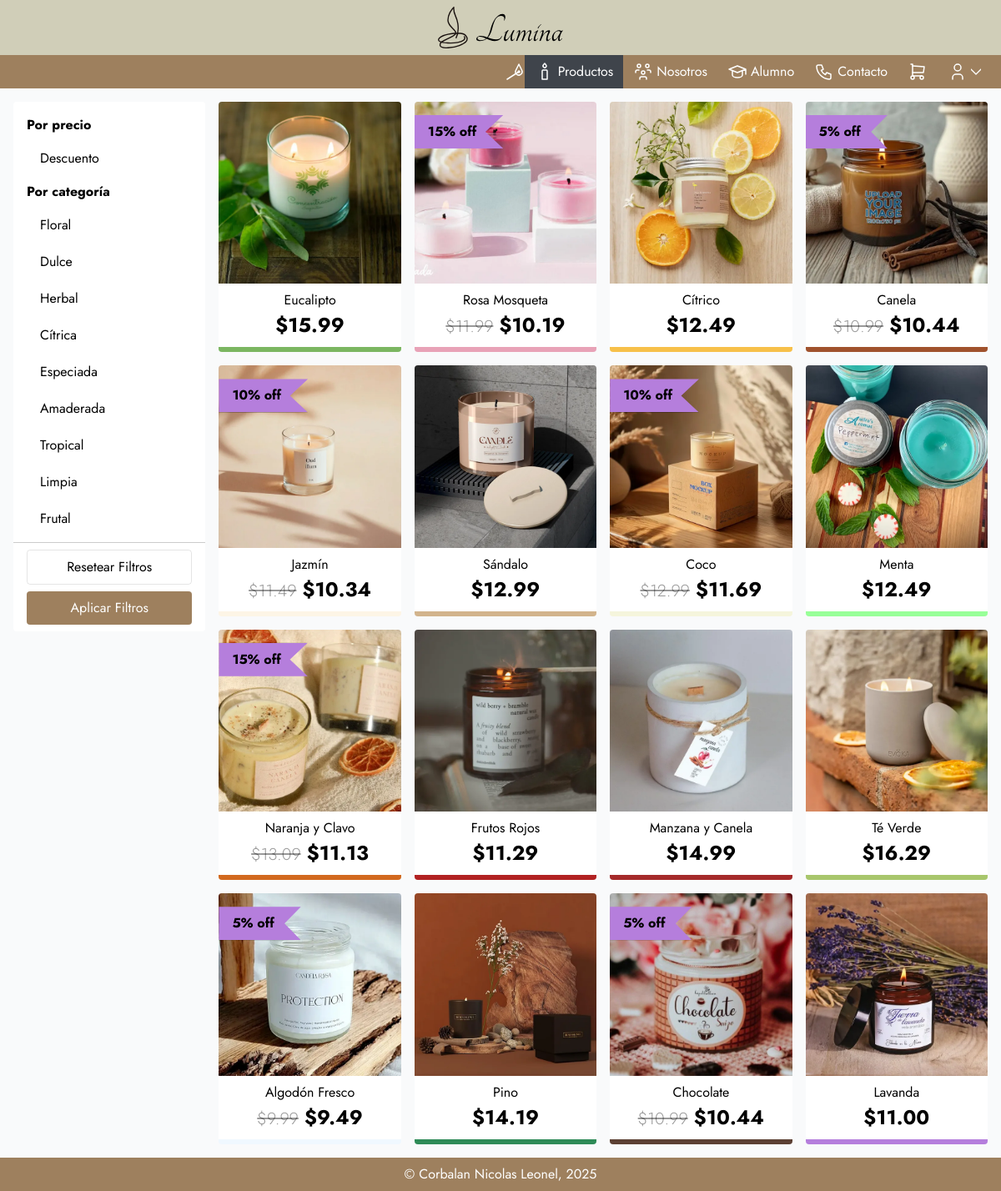
Screenshot of / (signed in) with the database file from the repository.
### tables this page shows
CREATE TABLE `categories` (
  `id` int(10) UNSIGNED NOT NULL,
  `category` varchar(256) NOT NULL
);

CREATE TABLE `candles_details` (
  `id` int(10) UNSIGNED NOT NULL,
  `material` varchar(256) NOT NULL,
  `duration` varchar(256) NOT NULL,
  `size` varchar(256) NOT NULL,
  `weight` varchar(256) NOT NULL,
  `fragance` varchar(256) NOT NULL
);

CREATE TABLE `candles` (
  `id` int(10) UNSIGNED NOT NULL,
  `name` varchar(256) NOT NULL,
  `description` text NOT NULL,
  `id_category` int(10) UNSIGNED NOT NULL,
  `main_img` varchar(256) NOT NULL,
  `price` decimal(4,2) NOT NULL,
  `discount` tinyint(4) NOT NULL,
  `css_color` varchar(256) NOT NULL,
  `date_release` timestamp NOT NULL DEFAULT current_timestamp() ON UPDATE current_timestamp()
);

### classes/Category.php (called while the page is built, shortened)
<?php
class Category
{
  private $category;
  public static function get_all_categories(): array
  {
    $conn = Connection::getConnection();
    $query = "SELECT * FROM categories";
    $stmt = $conn->prepare($query);
    $stmt->setFetchMode(PDO::FETCH_CLASS, self::class);
    $stmt->execute();
    return $stmt->fetchAll();
  }
  public static function filter_by_id(int $id): ?Category
  {
    $conn = Connection::getConnection();
    $query = "SELECT * FROM categories WHERE categories.id = ?";
    $stmt = $conn->prepare($query);
    $stmt->setFetchMode(PDO::FETCH_CLASS, self::class);
    $stmt->execute([$id]);
    $res = $stmt->fetch();
    return $res ? $res : null;
  }
  public function getName()
  {
    return $this->category;
  }
}

### classes/ExtraImage.php (called while the page is built, shortened)
<?php
class ExtraImage
{
  public static function filter_by_id(int $id): ?ExtraImage
  {
    $conn = Connection::getConnection();
    $query = "SELECT * FROM extra_images WHERE id = ?";
    $stmt = $conn->prepare($query);
    $stmt->setFetchMode(PDO::FETCH_CLASS, self::class);
    $stmt->execute([$id]);
    $res = $stmt->fetch();
    return $res ? $res : null;
  }
}

### classes/Tag.php (called while the page is built, shortened)
<?php
class Tag
{
  public static function filter_by_id(int $id): ?Tag
  {
    $conn = Connection::getConnection();
    $query = "SELECT * FROM tags WHERE id = ?";
    $stmt = $conn->prepare($query);
    $stmt->setFetchMode(PDO::FETCH_CLASS, self::class);
    $stmt->execute([$id]);
    $res = $stmt->fetch();
    return $res ? $res : null;
  }
}

### views/catalog.php (the view, shortened to what this page needs)
<?php
$products = Candle::get_all_products();
$categories = Category::get_all_categories();
?>
<div class="ignore-smoke-overlap p-4 grid gap-4 md:grid-cols-[minmax(11rem,_0.25fr)_1fr]">
  <aside>
    <div class="filters__container">
      <form class="filters over-smoke" id="filtersForm" action="index.php?section=catalog" method="post">
        <div class="filters__body">
          <div>
            <strong class="filters__title">Por precio</strong>
            <label class="filters__label">
              Descuento
            </label>
          </div>
          <div>
            <strong class="filters__title">Por categoría</strong>
            <ul>
              <?php
              foreach ($categories as $category) {
              ?>
                <li>
                  <label class="filters__label">
                    <?= $category->getName() ?>
                  </label>
                </li>
              <?php
              }
              ?>
            </ul>
          </div>
        </div>
        <div class="filters__footer">
          <button id="btnResetFilters" class="btn btn--outlined filters__footer-btn" type="reset">Resetear Filtros</button>
          <button class="btn filters__footer-btn">Aplicar Filtros</button>
        </div>
      </form>
    </div>
  </aside>
  <section id="products" class="over-smoke grid grid-cols-[repeat(auto-fill,_minmax(180px,_1fr))] grid-rows-[auto_1fr] gap-4 items-start">
    <?php
    $productsLength = count($products);
    if ($productsLength <= 0) {
    ?>
      <div class="col-span-full">
        <p>No se encontraron productos</p>
      </div>
    <?php
    } else {
    ?>
      <?php
      foreach ($products as $candle) {
      ?>
        <article class="card relative border-b-6 border-b-[<?= $candle->getCssColor() ?>]" data-cpc="<?= $candle->getCssColor() ?>">
          <img class="card__cover" src="img/candles/<?= $candle->getMainImg() ?>" alt="">
          <div class="card__body">
            <a href="index.php?section=product-detail&id=<?= $candle->getId() ?>">
              <span class="card__link-expand"></span>
              <h3 class="card__title"><?= $candle->getName() ?></h3>
            </a>
            <?php
            $candle->show_price("card__price");
            if ($candle->getDiscount()) {
            ?>
              <div class="card__discount">
                <strong><?= $candle->getDiscount() ?>% off</strong>
              </div>
            <?php
            }
            ?>
          </div>
        </article>
    <?php
      }
    }
    ?>
  </section>
</div>

### classes/Candle.php (shortened to what this page needs)
<?php
class Candle
{
  private $id;
  private $name;
  private $css_color;
  private $main_img;
  private $price;
  private $discount;
  private static $createValues = ["id", "name", "css_color", "date_release", "description", "main_img", "price", "discount", "material", "duration", "size", "weight", "fragance"];
  public static function createCandle(array|bool $candleData): ?Candle
  {
    $candle = new self();
    foreach (self::$createValues as $key) {
      $candle->{$key} = $candleData[$key];
    }
    $candle->category = Category::filter_by_id($candleData["id_category"]);
    $candle->tags = [];
    $tags = $candleData["tags"] ?? [];
    $tags = !empty($tags) ? explode(",", $tags) : [];
    foreach ($tags as $idTag) {
      $candle->tags[] = Tag::filter_by_id($idTag);
    }
    $candle->extraImages = [];
    $extraImages = $candleData["extra_images"] ?? [];
    $extraImages = !empty($extraImages) ? explode(",", $extraImages) : [];
    foreach ($extraImages as $idImg) {
      $candle->extraImages[] = ExtraImage::filter_by_id($idImg);
    }
    return $candle;
  }
  public static function get_all_products(): array
  {
    $conn = Connection::getConnection();
    $query = "SELECT candles.*, candles_details.*, GROUP_CONCAT(DISTINCT tags.id) as tags, GROUP_CONCAT(DISTINCT extra_images.id) as extra_images
              FROM candles
              JOIN candles_details ON candles.id = candles_details.id
              LEFT OUTER JOIN extra_images ON candles.id = extra_images.id_candle
              LEFT OUTER JOIN candles_x_tags ON candles.id = candles_x_tags.id_candle
              LEFT OUTER JOIN tags ON candles_x_tags.id_tag = tags.id
              GROUP BY candles.id";
    $stmt = $conn->prepare($query);
    $stmt->setFetchMode(PDO::FETCH_ASSOC);
    $stmt->execute();
    $catalog = [];
    while ($res = $stmt->fetch()) {
      $catalog[] = self::createCandle($res);
    }
    return $catalog;
  }
  public function show_price($class = "")
  {
    if ($this->discount) {
      echo "
        <p class='$class' title='Precio en \$USD'>
          <span class='card__price--line-through not-sr-only'>\${$this->getPrice(false)}</span>
          <strong>\${$this->getPrice()}</strong>
        </p>
      ";
    } else {
      echo "
        <p class='$class' title='Precio en \$USD'>
          <strong>\${$this->getPrice()}</strong>
        </p>
      ";
    }
  }
  public function getId(): int
  {
    return $this->id;
  }
  public function getName(): string
  {
    return $this->name;
  }
  public function getCssColor(): string
  {
    return $this->css_color;
  }
  public function getMainImg(): string
  {
    return $this->main_img;
  }
  public function getPrice(bool $applyDiscount = true): string
  {
    $price = floatval($this->price);
    $discount = intval($this->discount);
    if ($applyDiscount && $discount) {
      $price = $price - ($price * ($discount / 100));
    }
    return number_format($price, 2);
  }
  public function getDiscount(): int
  {
    return $this->discount;
  }
}

### css/main.css (style rules this page uses)
:root { --max-width: 1380px; --rounded-value: 0.375rem; --shadow: 0 .10rem .50rem rgba(0 0 0 / .05); --bg-body: #eff3f6; --bg-main: #f9fafb; --bg-light: #f9f9f9; --bg-lighter: #fff; --col-oscuro: #1a120f; --col-claro: #d0ceb8; --col-marron: #9e805e; --col-lavender: #B57EDC; --col-vanilla: #F3E5AB; --col-eucalyptus: #7BB661; --col-rosehip: #E8A2B7; --col-citric: #F7C04A; --col-cinnamon: #A0522D; --col-jasmine: #FDF5E6; --col-sandalwood: #D2B48C; --col-coconut: #F5F5DC; --col-mint: #98FF98; --col-orange-and-clove: #D2691E; --col-red-fruits: #B22222; --col-apple-and-cinnamon: #A52A2A; --col-green-tea: #A8C66C; --col-fresh-cotton: #F0F8FF; --col-pine: #2E8B57; --col-chocolate: #5C4033; --highlight: var(--col-mint); }
body { display: grid; grid-template-rows: auto 1fr auto; grid-template-columns: 1fr; min-height: 100dvh; font-family: 'Jost', system-ui, -apple-system, BlinkMacSystemFont, 'Segoe UI', Roboto, Oxygen, Ubuntu, Cantarell, 'Open Sans', 'Helvetica Neue',sans-serif; background-color: var(--bg-body); }
h1, h2, h3, h4, h5, h6 { text-wrap: balance; }
p { text-wrap: pretty; }
.over-smoke--childs > *:not(.ignore-smoke-overlap), main > *:not(.ignore-smoke-overlap), .over-smoke { position: sticky; z-index: 2; }
button, .btn { cursor: pointer; }
.btn { padding: .5rem 1rem; display: flex; justify-content: center; gap: .5rem; text-transform: capitalize; background-color: var(--col-marron); color: white; border-radius: 0.25rem; }
.card { position: relative; overflow: hidden; border-radius: 0.25rem; }
.card__body { padding: .5rem 1rem; text-align: center; background-color: var(--bg-lighter); }
.card__cover { aspect-ratio: 1/1; }
.card__link-expand { position: absolute; inset: 0; }
.card__price { font-size: 1.5rem; }
.card__discount { position: absolute; left: 0; top: 1rem; display: flex; flex-direction: column; padding: .5rem 1rem; padding-right: 2rem; filter: drop-shadow(-5px .10rem 1rem black); clip-path: polygon(0 0, 100% 0, 80% 50%, 100% 100%, 0% 100%); background-color: var(--col-lavender); }
.card__price--line-through { color: rgba(0 0 0 / .4); font-weight: 300; font-size: 1.25rem; text-decoration: line-through; }

### css/filters.css (style rules this page uses)
.filters__body { padding: .5rem 1rem; }
.filters__title { display: block; padding-block: .5rem; }
.filters__footer-btn { flex-grow: 1; }
.filters__footer { display: flex; flex-wrap: wrap; gap: .5rem; padding: .5rem 1rem; border-top: 1px solid rgba(0 0 0 / .2); }
.filters__body ul { display: flex; flex-direction: column; gap: 4px; }
@media (width >= 768px) { .filters { border-radius: 0.25rem; background-color: var(--bg-lighter); } }

### rows the page displays
categories: category "Floral"
categories: category "Dulce"
categories: category "Herbal"
categories: category "Cítrica"
categories: category "Especiada"
categories: category "Amaderada"
categories: category "Tropical"
categories: category "Limpia"
categories: category "Frutal"
candles_details: id.main_img (picture), id.name "Eucalipto", id.price "15.99"
candles_details: id.main_img (picture), id.name "Rosa Mosqueta", id.price "11.99", Price "10.19", id.discount "15"
candles_details: id.main_img (picture), id.name "Cítrico", id.price "12.49"
candles_details: id.main_img (picture), id.name "Canela", id.price "10.99", Price "10.44", id.discount "5"
candles_details: id.main_img (picture), id.name "Jazmín", id.price "11.49", Price "10.34", id.discount "10"
candles_details: id.main_img (picture), id.name "Sándalo", id.price "12.99"
candles_details: id.main_img (picture), id.name "Coco", id.price "12.99", Price "11.69", id.discount "10"
candles_details: id.main_img (picture), id.name "Menta", id.price "12.49"
candles_details: id.main_img (picture), id.name "Naranja y Clavo", id.price "13.09", Price "11.13", id.discount "15"
candles_details: id.main_img (picture), id.name "Frutos Rojos", id.price "11.29"
candles_details: id.main_img (picture), id.name "Manzana y Canela", id.price "14.99"
candles_details: id.main_img (picture), id.name "Té Verde", id.price "16.29"
candles_details: id.main_img (picture), id.name "Algodón Fresco", id.price "9.99", Price "9.49", id.discount "5"
candles_details: id.main_img (picture), id.name "Pino", id.price "14.19"
candles_details: id.main_img (picture), id.name "Chocolate", id.price "10.99", Price "10.44", id.discount "5"
candles_details: id.main_img (picture), id.name "Lavanda", id.price "11.00"
